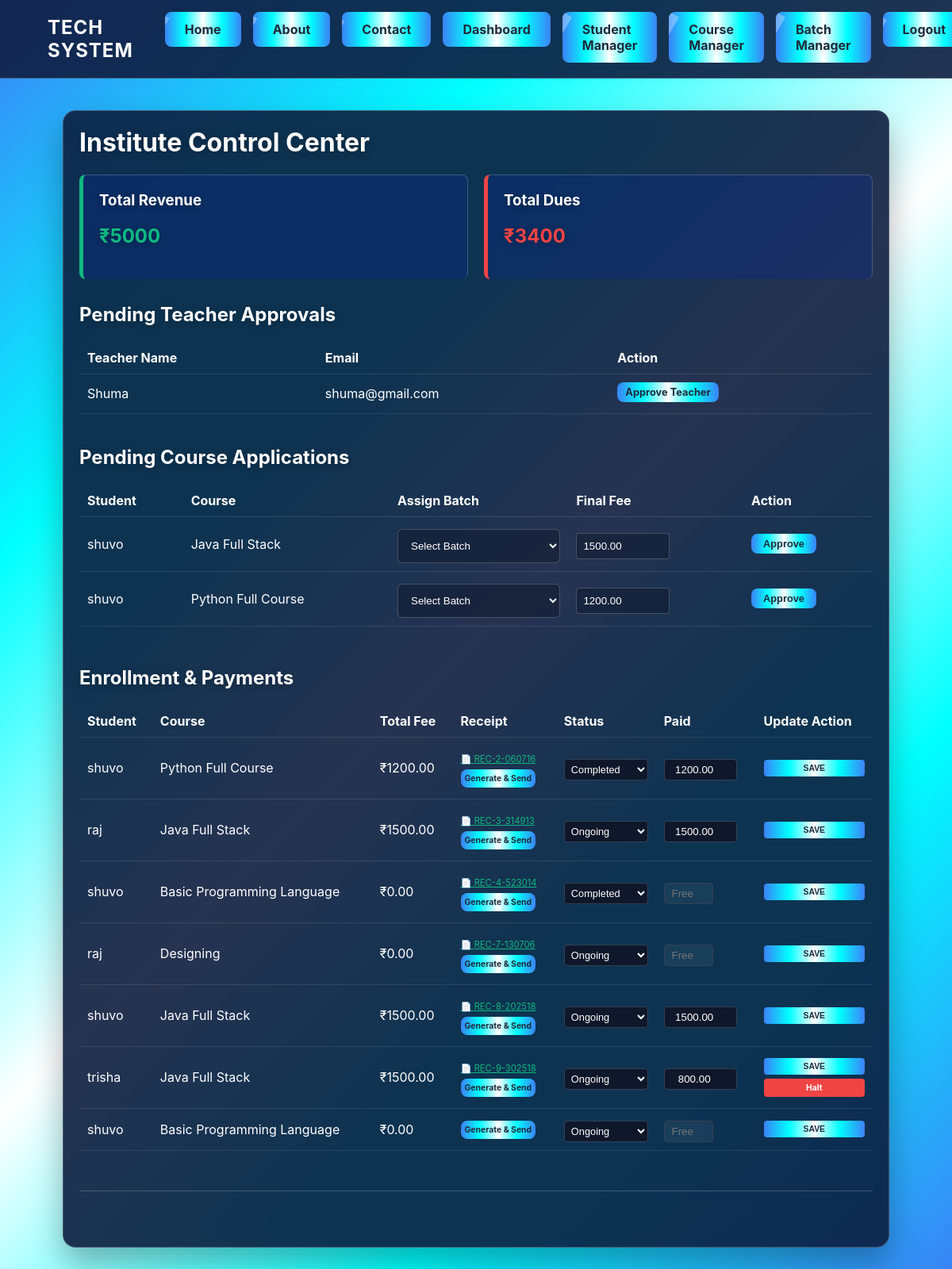
Page /admin-dash (signed in) on the committed database.
### app/models.py (models this page shows)
class Teacher(models.Model):
    name = models.CharField(max_length=100)
    email = models.EmailField(unique=True)
    password = models.CharField(max_length=100)
    is_active = models.BooleanField(default=False) # Admin must allow them to join

class Enrollment(models.Model):
    student = models.ForeignKey('student', on_delete=models.CASCADE)
    course = models.ForeignKey(Course, on_delete=models.CASCADE)
    batch = models.ForeignKey(Batch, on_delete=models.SET_NULL, null=True, blank=True)
    is_approved = models.BooleanField(default=False)
    total_fee = models.DecimalField(max_digits=10, decimal_places=2)
    amount_paid = models.DecimalField(max_digits=10, decimal_places=2, default=0.00)
    status = models.CharField(max_length=20, default="Ongoing")
    receipt = models.FileField(upload_to='receipts/', null=True, blank=True)
    is_halted = models.BooleanField(default=False)
    course_rating = models.IntegerField(null=True, blank=True)
    course_feedback = models.TextField(null=True, blank=True)

class student(models.Model):
    name = models.CharField(max_length=100)
    email = models.EmailField(unique=True)
    pwd = models.CharField(max_length=100)
    class Meta:
        db_table = "student"
    class Meta:
        db_table = "student"

class Course(models.Model):
    title = models.CharField(max_length=100)
    description = models.TextField()
    subject_code = models.CharField(max_length=20, unique=True)
    fee = models.DecimalField(max_digits=10, decimal_places=2, default=0.00)
    is_paid = models.BooleanField(default=False)
    is_free = models.BooleanField(default=False)

class OfficialReceipt(models.Model):
    enrollment = models.ForeignKey('Enrollment', on_delete=models.CASCADE)
    receipt_number = models.CharField(max_length=50, unique=True)
    amount_verified = models.DecimalField(max_digits=10, decimal_places=2)
    payment_date = models.DateField(auto_now_add=True)
    message = models.TextField(blank=True) # e.g., "Partial Payment Received" or "Full Payment"

### app/views.py (the view, shortened to what this page needs)
# urls.py: path('admin-dash', views.admin_dashboard), # Make sure this name matches views.py
def admin_dashboard(request):
    if request.session.get('role') not in ['admin', 'superadmin']:
        return redirect('/login')
    if request.GET.get('approve_teacher') == 'true':
        tid = request.GET.get('tid')
        Teacher.objects.filter(id=tid).update(is_active=True)
        return redirect('/admin-dash')
    enrollments = Enrollment.objects.all()
    pending_teachers = Teacher.objects.filter(is_active=False)
    active_teachers = Teacher.objects.filter(is_active=True)
    all_courses = Course.objects.all()
    active_batches = Batch.objects.filter(is_completed=False)
    total_revenue = enrollments.aggregate(Sum('amount_paid'))['amount_paid__sum'] or 0
    total_dues = enrollments.annotate(
        due=F('total_fee') - F('amount_paid')
    ).aggregate(Sum('due'))['due__sum'] or 0
    return render(request, 'admin_dash.html', {
        'revenue': total_revenue,
        'dues': total_dues,
        'enrollments': enrollments,
        'batches': active_batches,
        'pending_teachers': pending_teachers,
        'active_teachers': active_teachers,
        'all_courses': all_courses
    })

### app/templates/admin_dash.html (shortened to what this page needs)
{% load static %}
<!DOCTYPE html>
<html lang="en">
<head>
    <link rel="stylesheet" href="{% static 'css/style.css' %}?v=1.9">
<head>
    <link rel="stylesheet" href="{% static 'css/style.css' %}?v=1.5">
</head>
<body>
    <nav class="navbar">
        <div class="logo"><strong>TECH SYSTEM</strong></div>
        <ul class="nav-links">
            <li><a href="/home">Home</a></li>
            <li><a href="/aboutus">About</a></li>
            <li><a href="/contactus">Contact</a></li>
            {% if request.session.role == 'admin' or request.session.role == 'superadmin' %}
                <li><a href="/admin-dash">Dashboard</a></li>
                <li><a href="/student-manager">Student Manager</a></li>
                <li><a href="/course-manager">Course Manager</a></li>
                <li><a href="/batch-manager">Batch Manager</a></li>
            {% endif %}
            {% if request.session.role %}
                <li><a href="/logout">Logout</a></li>
            {% else %}
                <li><a href="/login">Login</a></li>
                <li><a href="/register">Register</a></li>
            {% endif %}
        </ul>
    </nav>
    <div class="container" style="max-width: 1000px; margin: 40px auto; padding: 20px;">
        <h1>Institute Control Center</h1>
        <div style="display: flex; gap: 20px; margin-bottom: 30px;">
            <div style="background: rgba(11, 43, 130, 0.4); padding: 20px; border-radius: 8px; flex: 1; border-left: 5px solid #10b981; border-top: 1px solid var(--border); border-right: 1px solid var(--border);">
                <h3>Total Revenue</h3>
                <h2 style="color: #10b981;">₹{{ revenue }}</h2>
            </div>
            <div style="background: rgba(11, 43, 130, 0.4); padding: 20px; border-radius: 8px; flex: 1; border-left: 5px solid #ef4444; border-top: 1px solid var(--border); border-right: 1px solid var(--border);">
                <h3>Total Dues</h3>
                <h2 style="color: #ef4444;">₹{{ dues }}</h2>
            </div>
        </div>
        <h2>Pending Teacher Approvals</h2>
        <table>
            <thead><tr><th>Teacher Name</th><th>Email</th><th>Action</th></tr></thead>
            <tbody>
                {% for t in pending_teachers %}
                <tr><td>{{ t.name }}</td><td>{{ t.email }}</td>
                    <td><a href="/admin-dash?approve_teacher=true&tid={{ t.id }}" class="btn" style="padding: 5px 10px; font-size: 0.8rem;">Approve Teacher</a></td>
                </tr>
                {% empty %}<tr><td colspan="3">No teachers awaiting approval.</td></tr>{% endfor %}
            </tbody>
        </table>
        <h2 style="margin-top: 40px;">Pending Course Applications</h2>
        <table>
            <thead><tr><th>Student</th><th>Course</th><th>Assign Batch</th><th>Final Fee</th><th>Action</th></tr></thead>
            <tbody>
                {% for e in enrollments %}{% if not e.is_approved %}
                <tr><td>{{ e.student.name }}</td><td>{{ e.course.title }}</td>
                    <form action="/admin-dash" method="GET">
                        <td><select name="batch_id" required><option value="">Select Batch</option>{% for b in batches %}<option value="{{ b.id }}">{{ b.batch_number }}</option>{% endfor %}</select></td>
                        <td><input type="number" name="final_fee" value="{{ e.total_fee }}" style="width: 100px;"></td>
                        <td><button type="submit" style="padding: 5px 15px; font-size: 0.8rem;">Approve</button></td>
                    </form>
                </tr>{% endif %}{% endfor %}
            </tbody>
        </table>
        <h2 style="margin-top: 50px;">Enrollment & Payments</h2>
<table>
    <thead>
        <tr>
            <th>Student</th>
            <th>Course</th>
            <th>Total Fee</th>
            <th>Receipt</th>
            <th>Status</th>
            <th>Paid</th>
            <th>Update Action</th>
        </tr>
    </thead>
    <tbody>
        {% for e in enrollments %}
            {% if e.is_approved %}
            <tr>
                <form action="/admin-dash" method="GET">
                    <td>{{ e.student.name }}</td>
                    <td>{{ e.course.title }}</td>
                    <td>₹{{ e.total_fee }}</td>
                    <td>
                        {% for rec in e.officialreceipt_set.all %}
                            <div style="margin-top: 5px;">
                                <a href="/download-receipt/{{ rec.id }}" style="color: #10b981; font-size: 0.7rem;">📄 {{ rec.receipt_number }}</a>
                            </div>
                        {% endfor %}
                        <div style="margin-top: 5px;">
                            <a href="/generate-receipt/?eid={{ e.id }}" class="btn" style="font-size: 0.65rem; padding: 5px; display: inline-block; text-decoration: none;">Generate & Send</a>
                        </div>
                    </td>
                    <td>
                        <select name="status" style="font-size: 0.8rem; padding: 4px; border-radius: 4px; background: #0f172a; color: white; border: 1px solid #334155;">
                            <option value="Ongoing" {% if e.status == "Ongoing" %}selected{% endif %}>Ongoing</option>
                            <option value="Completed" {% if e.status == "Completed" %}selected{% endif %}>Completed</option>
                        </select>
                    </td>
                    <td>
                        <input type="number" name="amt"
                            value="{% if e.total_fee > 0 %}{{ e.amount_paid }}{% endif %}"
                            placeholder="{% if e.total_fee == 0 %}Free{% endif %}"
                            {% if e.total_fee == 0 %}readonly{% endif %}
                            style="{% if e.total_fee == 0 %}width: 50px; background: rgba(255,255,255,0.05); cursor: not_allowed;{% else %}width: 80px; background: #0f172a;{% endif %} padding: 5px; border-radius: 4px; border: 1px solid #334155; color: white; text-align: center;">
                    </td>
                    <td>
                        <div style="display: flex; flex-direction: column; gap: 5px;">
                            <button type="submit" style="font-size: 0.65rem; padding: 5px; background: #06b6d4; color: white; border: none; border-radius: 4px; font-weight: bold; cursor: pointer;">
                                SAVE
                            </button>
                            {% if e.total_fee > 0 and e.amount_paid < e.total_fee %}
                                <a href="/admin-dash?toggle_halt=true&eid={{ e.id }}"
                                   style="background: {% if e.is_halted %}#10b981{% else %}#ef4444{% endif %}; color: white; padding: 5px; border-radius: 4px; text-decoration: none; font-size: 0.65rem; text-align: center; font-weight: bold;">
                                    {% if e.is_halted %}Resume{% else %}Halt{% endif %}
                                </a>
                            {% endif %}
                        </div>
                    </td>
                </form>
            </tr>
            {% endif %}
        {% endfor %}
    </tbody>
</table>
        <hr style="border: 0; border-top: 1px solid var(--border); margin: 50px 0;">
    </div>
</body>
</html>

### app/static/css/style.css (style rules this page uses)
:root { --med-blue: #3b82f6; --fluro-blue: #00ffff; --white: #ffffff; --card-bg: rgba(15, 29, 63, 0.9)!important; --nav-bg: rgba(15, 29, 65, 0.9) !important; --text: #ffffff; --accent: #00ffff; --border: rgba(255, 255, 255, 0.2); }
body { background: linear-gradient(135deg, var(--med-blue) 0%, var(--fluro-blue) 25%, var(--white) 50%, var(--fluro-blue) 75%, var(--med-blue) 100%) !important; background-attachment: fixed !important; min-height: 100vh; margin: 0; font-family: 'Inter', sans-serif; }
.navbar { background: var(--nav-bg); padding: 15px 5%; display: flex; justify-content: space-between; align-items: center; border-bottom: 1px solid var(--border); backdrop-filter: blur(10px); position: sticky; top: 0; z-index: 1000; }
.logo { font-size: 1.5rem; color: var(--text); font-weight: bold; letter-spacing: 1px; }
.nav-links { list-style: none; display: flex; gap: 15px; margin: 0; }
.nav-links a, .btn, button { position: relative; padding: 12px 25px; color: #1e293b !important; text-decoration: none; font-weight: 700; border-radius: 8px; background: linear-gradient(90deg, var(--med-blue), var(--fluro-blue), var(--white), var(--fluro-blue), var(--med-blue)) !important; background-size: 300% auto; overflow: hidden; transition: all 0.4s ease; display: inline-block; border: none; cursor: pointer; }
.nav-links a::after, .btn::after, button::after { content: ''; position: absolute; top: -50%; left: -110%; width: 100%; height: 200%; background: rgba(255, 255, 255, 0.3); transform: rotate(30deg); transition: all 0.6s ease; }
.container, .card, .portal-tab, .tab-content { max-width: 900px; margin: 40px auto; background: var(--card-bg) !important; padding: 40px; border-radius: 16px; backdrop-filter: blur(15px) saturate(150%) !important; border: 1px solid var(--border) !important; box-shadow: 0 20px 40px rgba(0, 0, 0, 0.3) !important; color: white !important; }
input, textarea, select { padding: 12px; background: rgba(15, 23, 42, 0.5); border: 1px solid var(--border); color: white; border-radius: 6px; width: 100%; margin-top: 5px; }
h1, h2, h3 { color: white; margin-top: 0; text-shadow: 0 2px 4px rgba(0, 0, 0, 0.2); }
h1, h2, h3 { text-shadow: 0 2px 10px rgba(0, 0, 0, 0.3); }

### app/templates/admin_dash.html (style rules this page uses)
table { width: 100%; border-collapse: collapse; margin-top: 10px; }
th, td { padding: 10px; text-align: left; border-bottom: 1px solid rgba(255,255,255,0.1); }
select, input[type="text"], input[type="number"], input[type="time"], input[type="url"] { padding: 8px; border-radius: 4px; background: rgba(15, 23, 42, 0.5); color: white; border: 1px solid var(--border); }

### rows in the picture
Teacher: name "Shuma", email "shuma@gmail.com"
Enrollment: student.name "shuvo", course "Java Full Stack", final_fee "1500.00"
Enrollment: student.name "shuvo", course "Python Full Course", final_fee "1200.00"
Enrollment: student.name "shuvo", course "Python Full Course", total_fee "1200.00", status "Completed", amt "1200.00"
OfficialReceipt: receipt_number "REC-2-060716"
Enrollment: student.name "raj", course "Java Full Stack", total_fee "1500.00", status "Ongoing", amt "1500.00"
OfficialReceipt: receipt_number "REC-3-314913"
Enrollment: student.name "shuvo", course "Basic Programming Language", total_fee "0.00", status "Completed"
OfficialReceipt: receipt_number "REC-4-523014"
Enrollment: student.name "raj", course "Designing", total_fee "0.00", status "Ongoing"
OfficialReceipt: receipt_number "REC-7-130706"
Enrollment: student.name "shuvo", course "Java Full Stack", total_fee "1500.00", status "Ongoing", amt "1500.00"
OfficialReceipt: receipt_number "REC-8-202518"
Enrollment: student.name "trisha", course "Java Full Stack", total_fee "1500.00", status "Ongoing", amt "800.00", is_halted "Halt"
OfficialReceipt: receipt_number "REC-9-302518"
Enrollment: student.name "shuvo", course "Basic Programming Language", total_fee "0.00", status "Ongoing"

### other values in the picture
{{ revenue }} "5000"
{{ dues }} "3400"
